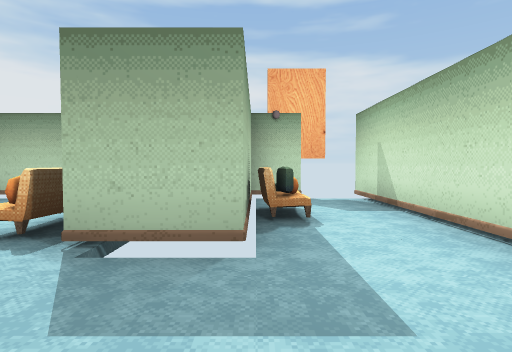
[1] (above)

14 first-person views from a walk through a Unity game level. The camera is 1.4 m above the floor, tilts 2° down and sees 80° across. The floor is counted in squares, 2 m on a side. Each view is taken from the middle of a square. On the plan, view 1 faces up. The plan holds only what a view shows up to about 10 squares ahead; the rest is blank. The player is left out. Some animated figures are not drawn. Some surface patterns are stand-ins.

[2]
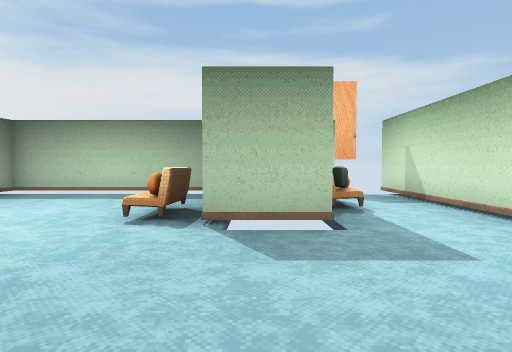

[3]
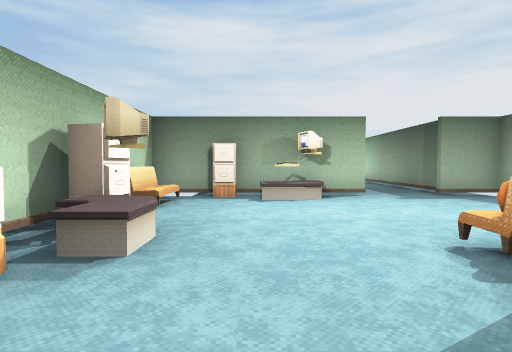

[4]
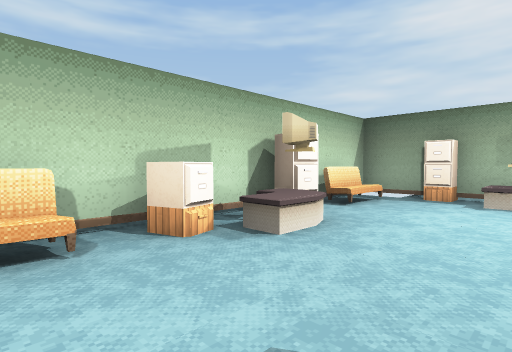

[5]
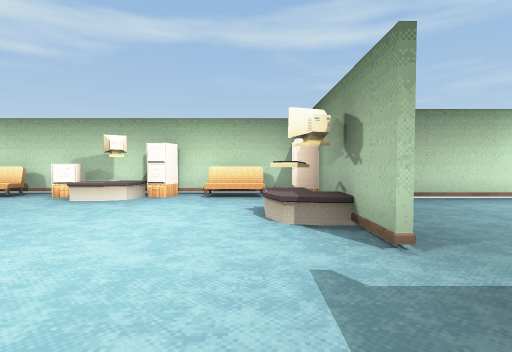

[6]
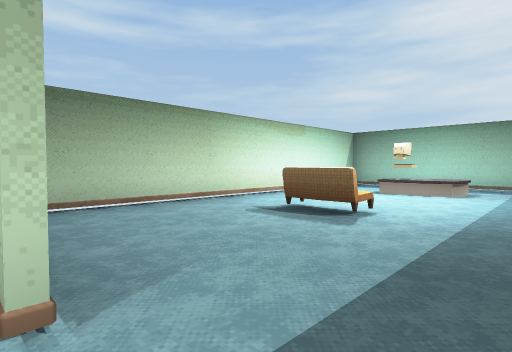

[7]
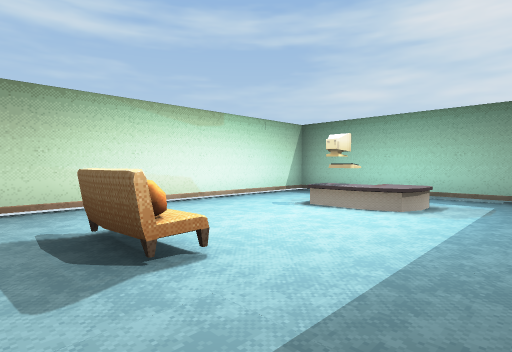

[8]
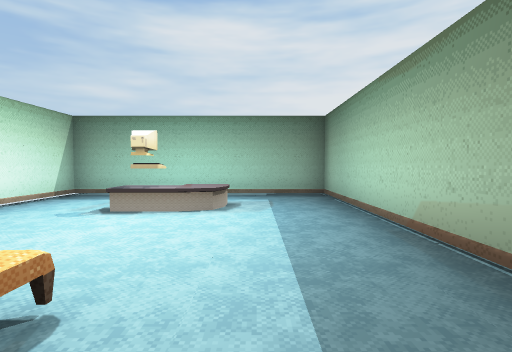

[9]
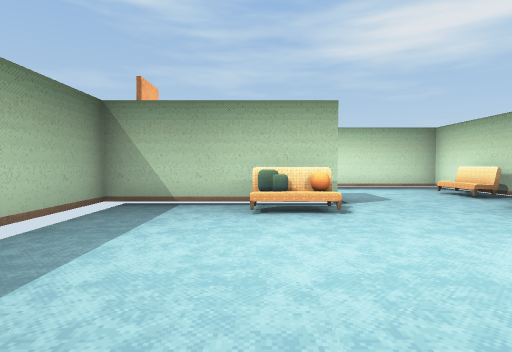

[10]
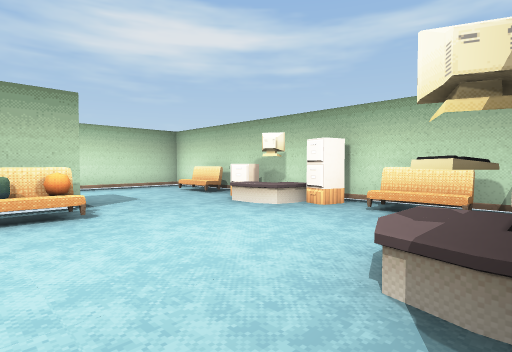

[11]
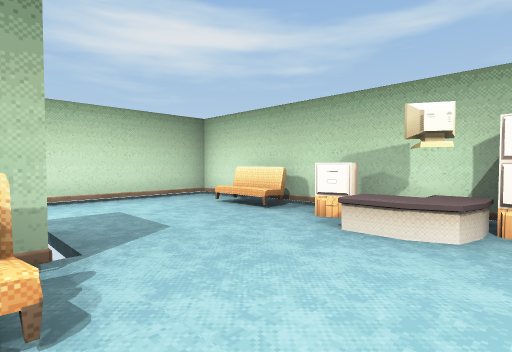

[12]
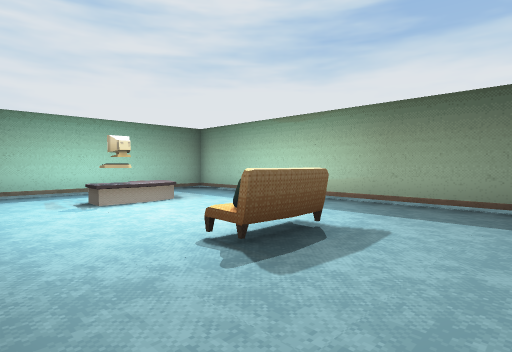

[13]
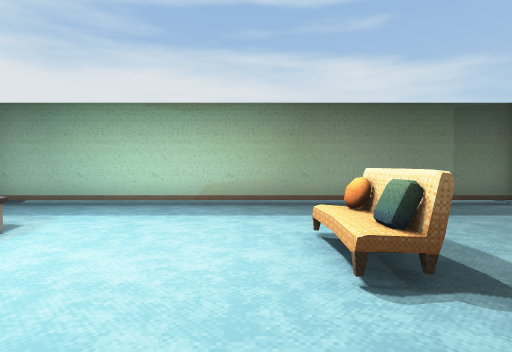

[14]
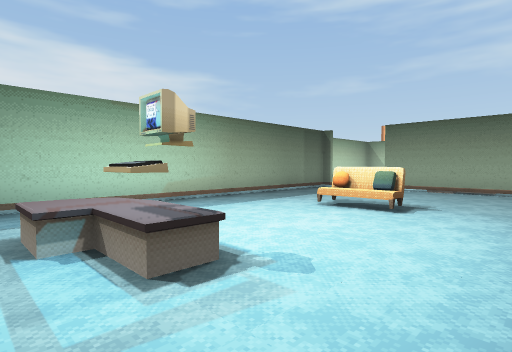

### Floor plan
Points are (right, up) in squares from view 1. A wall is a line through its corners. A room is listed if a view was taken in it or the views show most of it. See-through windows are left out.
Room 1 (views 1, 2, 3, 4, 5, 6, 7, 8, 9, 10, 11, 12, 13, 14)
walls: (-7.3, 2.4) (-7.3, 3.6); (-7.3, 0.8) (-7.3, 1.5); (-7.1, 3.6) (-7.1, -1.4) (2.2, -1.4) (2.2, 6.9); (-7.2, 5.6) (-17, 5.6) (-17, -0.2) (-13.4, -0.2); (-11.5, -0.2) (-7.9, -0.2); (-1.6, 4.5) (-1.6, 6.7) (-7.1, 6.7) (-7.1, 5.3); (-0.1, 3.4) (-0.1, 2.6) (-1.5, 2.6); (1.5, 6.7) (-0.1, 6.7)
ways out: gap at (1.5, 7)
objects: other object (-15, 2); other object (-15, 3); other object (-11, 2); other object (-11, 3); other object (-7, 2) to (-6, 2); sofa (-6, -1) to (-5, -1); cabinet (-4, -1); other object (-3, -1) to (-3, 0); cabinet (-2, -1); other object (-2, 3); other object (-2, 4); sofa (0, -1); other object (0, 4); other object (0, 5); other object (1, 4)

Where each view was taken, in squares from view 1:
view 1: 0 up, 0 right, facing up
view 2: 1 down, 1 left, facing up
view 3: 1 up, 0 right, facing left
view 4: 2 up, 0 right, facing down-left
view 5: 6 up, 6 left, facing down
view 6: 5 up, 7 left, facing down-left
view 7: 5 up, 10 left, facing down-left
view 8: 4 up, 10 left, facing left
view 9: 4 up, 7 left, facing right
view 10: 4 up, 7 left, facing down-right
view 11: 3 up, 4 left, facing down-right
view 12: 0 up, 9 left, facing up-left
view 13: 0 up, 12 left, facing up
view 14: 0 up, 16 left, facing up-right
